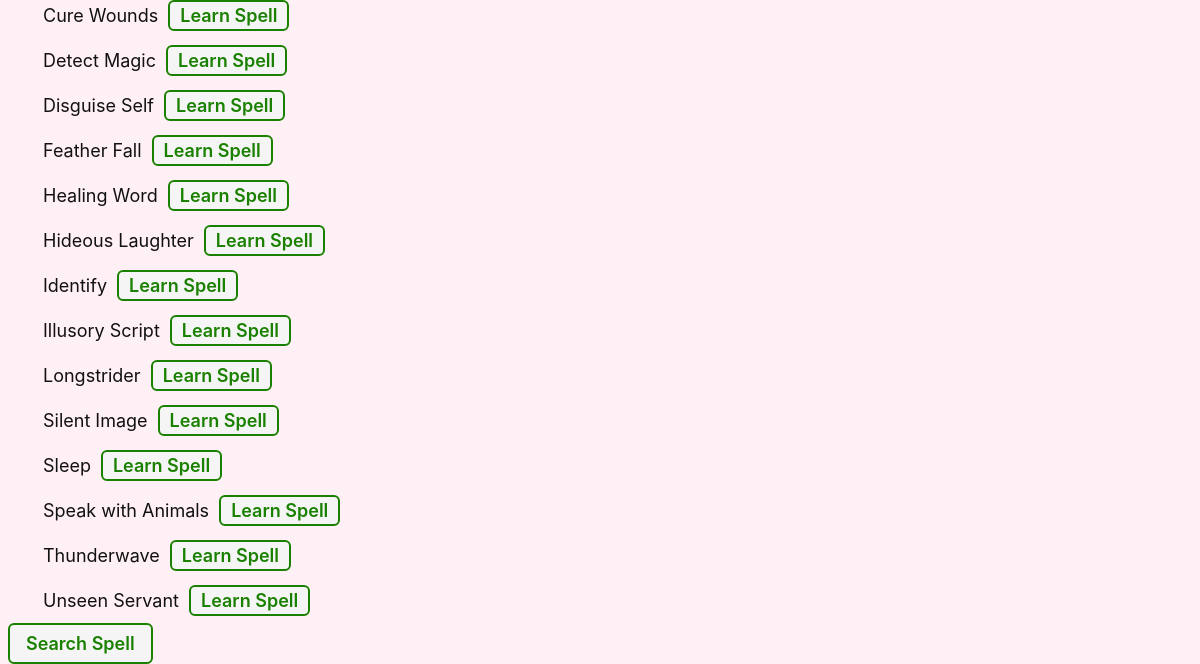
The app's page /characters/2/ (signed in, lower part), older data.
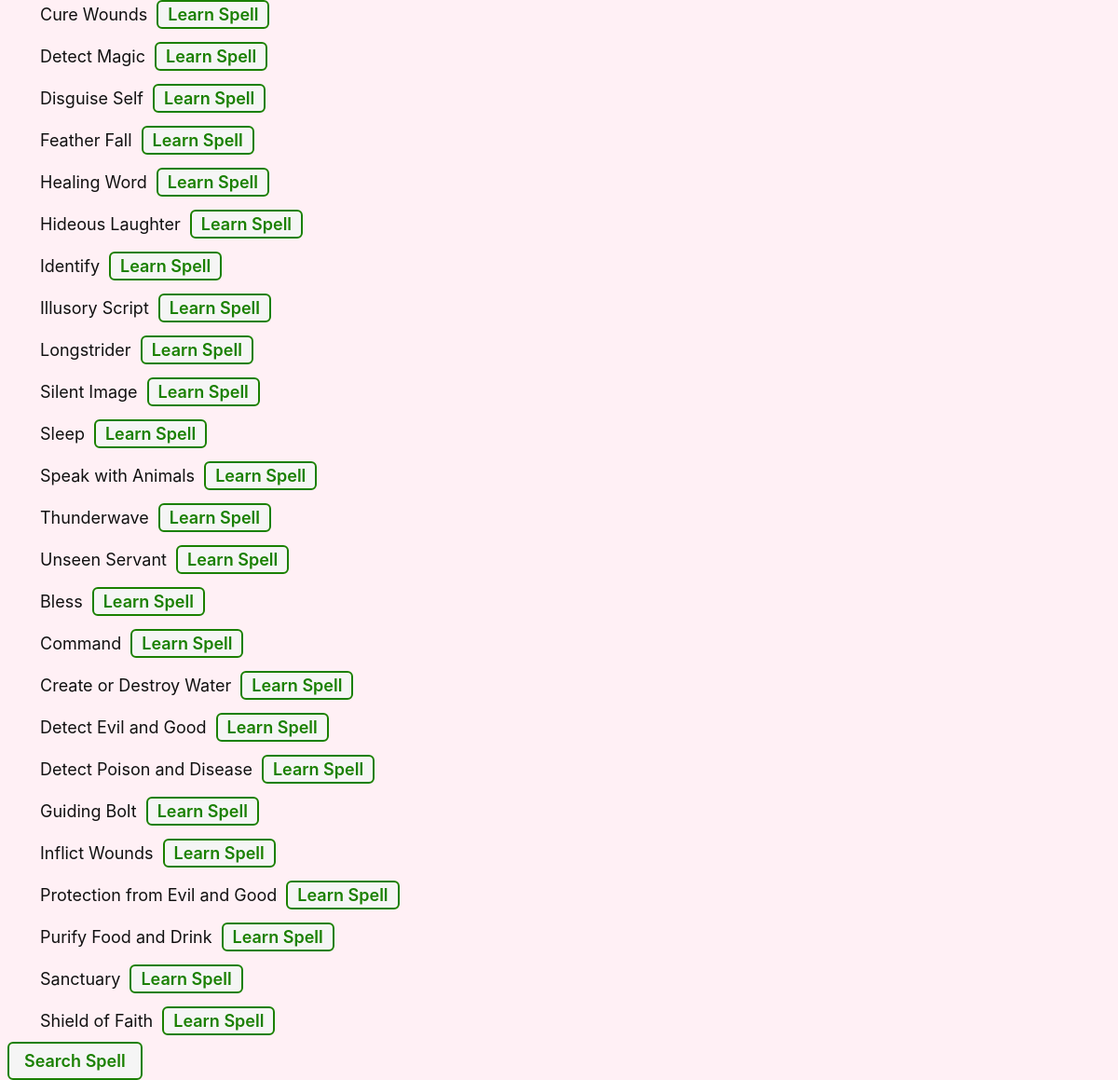
The same page, newer data.
### main_app/models.py (models this page shows, shortened)
class Spell(models.Model):
  name = models.CharField(max_length=250)
  url = models.CharField(max_length=250)

### main_app/views.py (the view)
# urls.py: path('characters/<int:character_id>/', views.characters_detail, name='characters_detail'),
@login_required
def characters_detail(request, character_id):
  character = Character.objects.get(id=character_id)
  spells_character_does_not_have = Spell.objects.exclude(id__in = character.spell_list.all().values_list('id'))
  return render(request, 'characters/detail.html', {
    'character': character, 'spells': spells_character_does_not_have
  })

### main_app/templates/characters/detail.html (shortened to what this page needs)
{% extends 'base.html' %}
{% load static %}
{% block head %}
<link
  rel="stylesheet"
  type="text/css"
  href="{% static 'css/character-detail.css' %}"
/>
{% endblock %}
{% block content %}
<section class="spells">
    <div class="subsection-content">
      {% if spells.count %}
        {% for spell in spells.all  %}
           <div class="spell-container">
            <div
              class="color-block"
            ></div>
            <a href="{% url 'spells_detail' spell.id %}">
              <p>{{ spell.name }}</p>
            </a>
            <form action="{% url 'assoc_spell' character.id spell.id %}" method="post">
              <button type="submit" class="btn submit">Learn Spell</button>
            </form>
          </div>
        {% endfor %}
      {% else %}
        <p class="all-spells">
          {{character.name}} already has learned all the available spells 🥳
        </p>
      {% endif %}
      <form action={% url 'spells_create' character.id %} method="GET">
        <button type="submit" class="btn submit" >Search Spell</button>
      </form>
    </div>
  </section>
{% endblock %}

### main_app/templates/base.html (shortened to what this page needs)
{% load static %}
<!DOCTYPE html>
<html lang="en">
<head>
  <link rel="stylesheet" type="text/css" href="{% static 'css/base.css' %}">
  {% block head %}
  {% endblock %}
</head>
<body>
  <main>
    {% block content %}
    {% endblock %}
  </main>
</body>
</html>

### main_app/static/css/base.css (style rules this page uses)
html { box-sizing: border-box }
*, *::before, *::after { box-sizing: inherit; }
:root { font-size: 62.5% }
body { margin: 0; display: flex; flex-direction: column; align-items: center; font-family: -apple-system, BlinkMacSystemFont, 'Segoe UI', 'Roboto', 'Oxygen', 'Ubuntu', 'Cantarell', 'Fira Sans', 'Droid Sans', 'Helvetica Neue', sans-serif; min-height: 100vh; --nav-bg: rgba(104, 197, 248, .7); --nav-bg-ff: rgba(104, 197, 248, .9); --borders: rgb(36, 116, 248) solid 2px; --text-color: rgb(17, 20, 17); --link-hover-color: rgb(16, 56, 158); --button-bg: rgb(245, 245, 245); --button-bg-hover: rgb(226, 226, 226); --submit: rgb(26, 128, 0); --warn: rgb(255, 102, 0); --danger: rgb(220, 20, 30); --secondary: rgb(57, 57, 57); --card-box-shadow: 5px 5px 6px -1px #AAA; --font-xtreme: 4.2rem; --font-xxl: 3.6rem; --font-xl: 2.4rem; --font-l: 1.8rem; --font-reg: 1.6rem; --card-border-radius: 6px; }
main { width: 100%; }
.btn { font-size: var(--font-l); padding: 8px 16px; border-radius: 6px; border-width: 2px; border-style: solid; text-decoration: none; background-color: var(--button-bg); font-weight: 600; cursor: pointer; font-family: inherit; margin-right: 10px; }
.submit { color: var(--submit); border-color: var(--submit); }
@media only screen and (min-width: 768px) { main { max-width: 1300px; min-height: calc(100vh - 53px); } }
@media only screen and (min-width: 1024px) { main { min-height: calc(100vh - 55px); } }
body { background-color: lavenderblush; }

### main_app/static/css/character-detail.css (style rules this page uses)
.subsection-content { margin: 0 8px; }
.spell-container { display: flex; align-items: center; flex-wrap: wrap; }
.color-block { opacity: 0.8; height: 25px; width: 25px; margin-right: 10px; }
.subsection-content p, .subsection-content input, .subsection-content select { font-size: var(--font-l); }
.spell-container p { margin: 12px 0; }
.spell-container a { text-decoration: none; color: #111; }
.spell-container .btn { padding: 3px 10px; margin-left: 10px; }

Row changes from the older to the newer data that the page shows:
added Spell: name "Bless"
added Spell: name "Command"
added Spell: name "Create or Destroy Water"
added Spell: name "Detect Evil and Good"
added Spell: name "Detect Poison and Disease"
added Spell: name "Guiding Bolt"
added Spell: name "Inflict Wounds"
added Spell: name "Protection from Evil and Good"
added Spell: name "Purify Food and Drink"
added Spell: name "Sanctuary"
added Spell: name "Shield of Faith"
